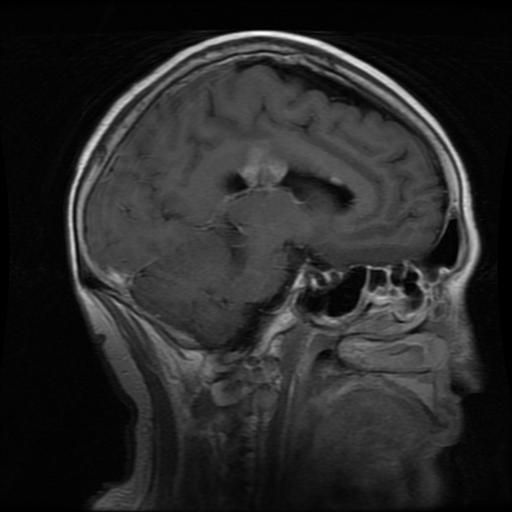
#> input picture ML-Project/dataset/train/glioma/gl-0022.jpg, 512 x 512 px; its folder holds only this picture in this run
$ jupyter execute EDA.ipynb   (shell and % lines are left out)
#> lines starting #> are read from the running program, lines starting #| are printed output that depends on the picture
# 🧠 EDA Dataset MRI Tumor Otak

Notebook ini melakukan *Exploratory Data Analysis (EDA)* terhadap dataset MRI Tumor Otak yang terdiri dari empat kelas utama: **glioma**, **meningioma**, **pituitary**, dan **notumor**. Tujuannya adalah untuk memahami karakteristik data, mengevaluasi kualitas gambar, serta merancang langkah preprocessing yang tepat sebelum tahap pelatihan model *deep learning*.

[cell 1]
# 1 Import Library
import os
import numpy as np
import pandas as pd
import matplotlib.pyplot as plt
import seaborn as sns
from PIL import Image
from tqdm import tqdm
import cv2

tqdm.pandas()
print('Library siap digunakan.')

[cell 2]
# 2 Struktur Dataset
base_dir = 'dataset'
train_dir = os.path.join(base_dir, 'train')
test_dir = os.path.join(base_dir, 'test')

classes = os.listdir(train_dir)
print(f"Kelas yang tersedia: {classes}")

train_counts = {cls: len(os.listdir(os.path.join(train_dir, cls))) for cls in classes}
test_counts = {cls: len(os.listdir(os.path.join(test_dir, cls))) for cls in classes}

train_df = pd.DataFrame(list(train_counts.items()), columns=['Kelas', 'Jumlah_Train'])
test_df = pd.DataFrame(list(test_counts.items()), columns=['Kelas', 'Jumlah_Test'])

display(train_df.merge(test_df, on='Kelas'))

[cell 3]
# 3 Visualisasi Distribusi Data
plt.figure(figsize=(8,5))
sns.barplot(x=list(train_counts.keys()), y=list(train_counts.values()), palette='pastel')
plt.title('Distribusi Jumlah Gambar per Kelas (Train)')
plt.ylabel('Jumlah Gambar')
plt.xlabel('Kelas')
plt.show()
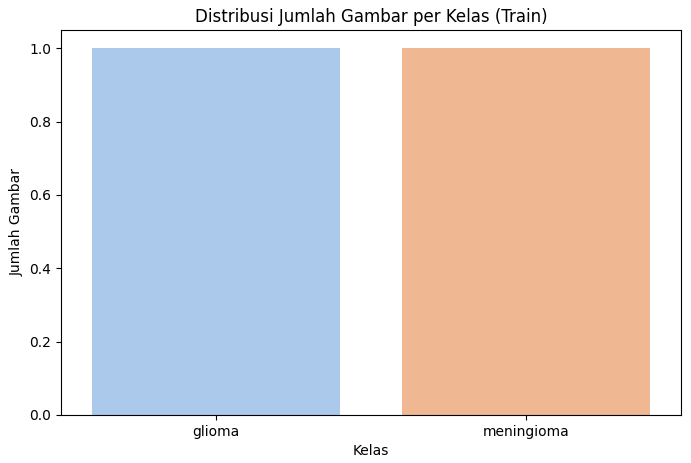
#> figure drawn by matplotlib, 1 panel

[cell 4]
# 4 Contoh Gambar per Kelas
def tampilkan_contoh(folder_path, jumlah=3):
#> called with folder_path = 'dataset/train/glioma', jumlah = 3
    plt.figure(figsize=(15,5))
    for i, img_name in enumerate(os.listdir(folder_path)[:jumlah]):
        img_path = os.path.join(folder_path, img_name)
        img = Image.open(img_path)
#> img is the input picture: PIL image 512x512 L; min 0, max 254, mean 40.7
        plt.subplot(1, jumlah, i+1)
        plt.imshow(img, cmap='gray')
        plt.axis('off')
    plt.show()

for cls in classes:
    print(f'Contoh gambar untuk kelas: {cls}')
    tampilkan_contoh(os.path.join(train_dir, cls))

[cell 5]
# 5 Analisis Ukuran dan Format Gambar
sizes = []
formats = []

for cls in tqdm(classes):
    folder = os.path.join(train_dir, cls)
    for img_name in os.listdir(folder):
        path = os.path.join(folder, img_name)
        try:
            img = Image.open(path)
            sizes.append(img.size)
            formats.append(img.format)
        except:
            print(f'Gagal membaca gambar: {path}')

sizes_df = pd.DataFrame(sizes, columns=['Width', 'Height'])
#> sizes_df = table of 2 rows and 2 columns
print('Statistik Ukuran Gambar:')
display(sizes_df.describe())
print(f'Format unik: {set(formats)}')
#| Format unik: {'JPEG'}

plt.figure(figsize=(6,4))
plt.hist([w for w,h in sizes], bins=20, alpha=0.7, label='Width')
plt.hist([h for w,h in sizes], bins=20, alpha=0.7, label='Height')
plt.legend()
plt.title('Distribusi Ukuran Gambar')
plt.show()
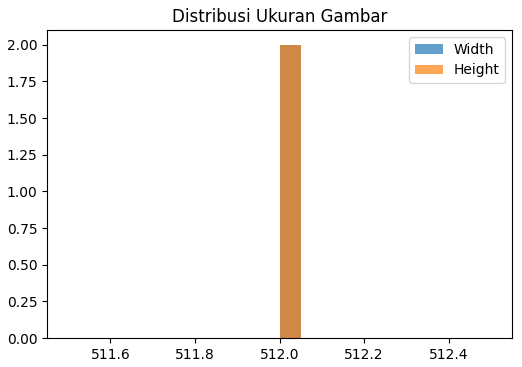
#> figure drawn by matplotlib, 1 panel; tallest bar 2 high, from x = 512 to 512; tallest bar 2 high, from x = 512 to 512
